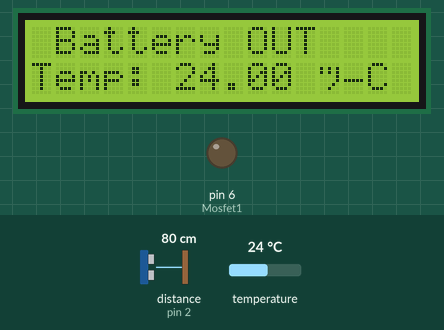
Recording of a sketch running on a simulated Arduino Uno, built with avr-gcc and run on an emulated ATmega328P. Parts: 16×2 character LCD, output pins drawn as LEDs (lit = HIGH). The test bench sets the inputs (shaded band); at power-on: distance to the obstacle (sensor on pin 2) 80 cm, temperature 24 °C. The echo pulse lasts 58.3 µs per cm; no radio packets arrive unless stated.

Above: at 1.2 s.
1.3 s: distance to the obstacle (sensor on pin 2) set to 2 cm
At 3.2 s:
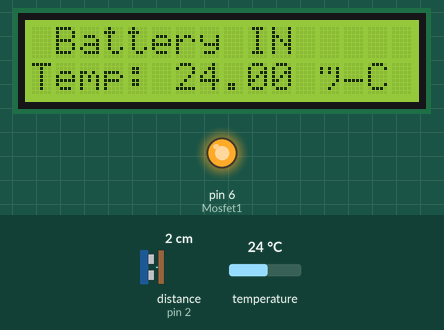
5.1 s: temperature set to 25.4 °C
At 6.3 s:
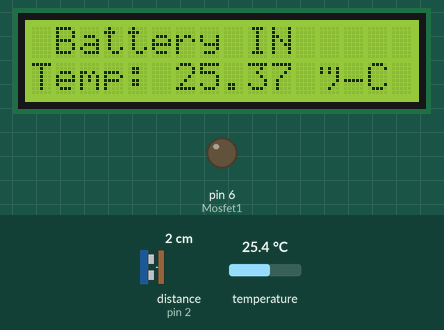
6.6 s: distance to the obstacle (sensor on pin 2) set to 8 cm
8.9 s: distance to the obstacle (sensor on pin 2) set to 11 cm
At 10.6 s:
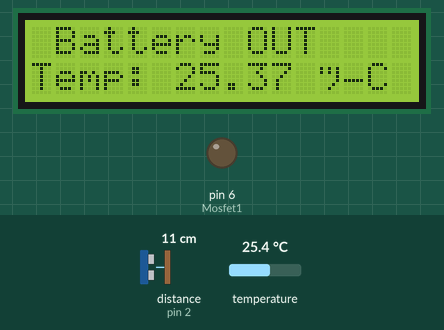
12.7 s: temperature set to 12 °C
At 13.9 s:
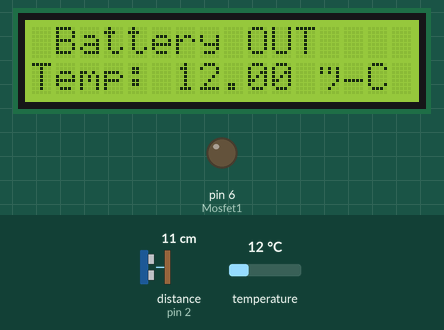
Timing chart, 0 to 15.7 s (numbered marks = the images above; inputs shaded):
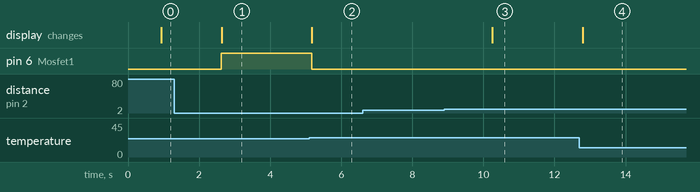

The sketch:

Heater.ino
```cpp
/*
            2023-2 명지대학교 융합프로젝트

        드론을 이용한 산불 피해 산림 재생 시스템
            中 배터리 온도 유지 장치 코드

                 Using Arduino UNO

  60222438 한수민 |  60201875 박규현  |  60201892 진용욱

*/

#include <NewPing.h>
#include <SPI.h>
#include <nRF24L01.h>
#include <RF24.h>
#include <OneWire.h>
#include <DallasTemperature.h>
#include <Wire.h>
#include <LiquidCrystal_I2C.h>

#define ONE_WIRE_BUS A0 // DS18B20 센서가 연결된 핀 번호(~핀 수정)

// 온도센서 세팅
OneWire oneWire(ONE_WIRE_BUS);
DallasTemperature sensors(&oneWire);

// LCD 세팅
LiquidCrystal_I2C lcd(0x27, 16, 2);

// 모스펫 세팅
int Mosfet1 = 6;
const int echoPinTrig = 2; // HY-SRF05 초음파 센서의 Trig 핀으로 변경
const int maxDistance = 200; // 최대 감지 거리 설정 (센서에 따라 다름)

// RF 세팅
const byte address[6] = "team02";
RF24 radio(7, 8);

// NewPing 라이브러리를 사용한 초음파 센서 설정
NewPing sonar(echoPinTrig, echoPinTrig, maxDistance);

void setup() {
  // 통신 속도 세팅
  Serial.begin(9600);

  // LCD 세팅
  lcd.init();
  lcd.backlight();

  // RF 수신 세팅
  radio.begin();
  radio.openReadingPipe(0, address);
  radio.setPALevel(RF24_PA_LOW);
  radio.startListening();

  // 모스펫 및 초음파 핀 세팅
  pinMode(Mosfet1, OUTPUT);

  // 온도 센서 사용
  sensors.begin();
}

void loop() {
  // RF 수신용 데이터 버퍼-정수형 배열 선언
  int Receive[10] = {};

  // int형 RF 수신 -> sprintf로 값 변환 -> char string BT 송신
  if (radio.available()) {
    radio.read(Receive, sizeof(Receive));
    char *BT = (char *)malloc(sizeof(char) * 10);
    if (BT == NULL) {
      Serial.print("error\n");
      exit(1);
    }
    for (int i = 0; i < 10; i++) {
      sprintf(BT, "%d", Receive[i]); // BT 전송을 위해 int형에서 char형으로 변환
      Serial.print(BT);               // BT 모듈로 값 전송
      if (i < 10 - 1)
        Serial.print("#"); // 어플에서 값 분리용 문자
    }
    Serial.print("\n");
    free(BT);                   // 동적 메모리 해제
    //delay(200);                 // Clock.Interval < delay Arduino
  }

  // 초음파 센서 사용
  delay(50);
  unsigned int distance = sonar.ping_cm();

  sensors.requestTemperatures(); // DS18B20 센서에서 온도 값을 요청
  float temperatureC = sensors.getTempCByIndex(0); // 섭씨 온도 값 읽기

  // LCD 사용
  lcd.clear(); // 화면 지우기
  lcd.setCursor(0, 0);

  lcd.setCursor(0, 1);
  lcd.print("Temp: ");
  lcd.print(temperatureC);
  lcd.print(" °C");


  // 거리에 따른 온도 제어
  if (distance < 10.0 && temperatureC <= 25.0) {
    digitalWrite(Mosfet1, HIGH);
    if(distance < 10.0){
      lcd.setCursor(1, 0);
      lcd.print("Battery IN");
    }
    else{
      lcd.setCursor(1, 0);
      lcd.print("Battery OUT");
    }
  } else {
    digitalWrite(Mosfet1, LOW);
    if(distance < 10.0){
      lcd.setCursor(1, 0);
      lcd.print("Battery IN");
    }
    else{
      lcd.setCursor(1, 0);
      lcd.print("Battery OUT");
    }
  }

  //delay(100); // 원하는 간격으로 딜레이를 조절하세요
}
```

Measured:
- the behaviour switches between 25 and 25.1 °C on temperature (found by bisection; images 1 and 2)
- the behaviour switches between 9 and 10 cm on distance to the obstacle (sensor on pin 2) (found by bisection; images 2 and 3)
- after the input at 1.3 s, pin 6 (Mosfet1): LOW → HIGH after 1.3 s; the display: changes after 1.3 s (image 1)
- after the input at 5.1 s, pin 6 (Mosfet1): HIGH → LOW after 0.06 s; the display: changes after 0.07 s (image 2)
- after the input at 6.6 s, every drawn part: stays the same
- after the input at 8.9 s, the display: changes after 1.3 s (image 3)
- after the input at 12.7 s, the display: changes after 0.09 s (image 4)
